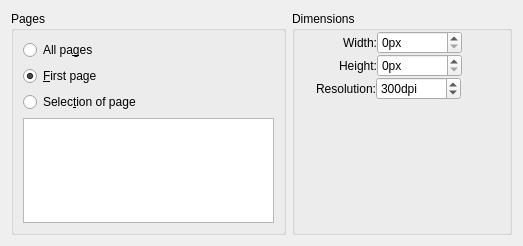
<?xml version="1.0" encoding="utf-8"?>
<ui version="4.0">
 <author>
    SPDX-FileCopyrightText: none
    SPDX-License-Identifier: GPL-3.0-or-later
  </author>
 <class>PDFImportWidgetBase</class>
 <widget class="QWidget" name="PDFImportWidgetBase">
  <property name="geometry">
   <rect>
    <x>0</x>
    <y>0</y>
    <width>523</width>
    <height>246</height>
   </rect>
  </property>
  <property name="windowTitle">
   <string>PDFImportWidget</string>
  </property>
  <layout class="QHBoxLayout">
   <item>
    <widget class="QGroupBox" name="buttonGroup1">
     <property name="title">
      <string>Pages</string>
     </property>
     <layout class="QVBoxLayout">
      <item>
       <widget class="QRadioButton" name="boolAllPages">
        <property name="text">
         <string>All pa&amp;ges</string>
        </property>
       </widget>
      </item>
      <item>
       <widget class="QRadioButton" name="boolFirstPage">
        <property name="text">
         <string>&amp;First page</string>
        </property>
        <property name="checked">
         <bool>true</bool>
        </property>
       </widget>
      </item>
      <item>
       <widget class="QRadioButton" name="boolSelectionPage">
        <property name="text">
         <string>Selec&amp;tion of page</string>
        </property>
       </widget>
      </item>
      <item>
       <widget class="QListWidget" name="listPages">
        <property name="selectionMode">
         <enum>QAbstractItemView::MultiSelection</enum>
        </property>
       </widget>
      </item>
     </layout>
    </widget>
   </item>
   <item>
    <widget class="QGroupBox" name="groupBox1">
     <property name="title">
      <string>Dimensions</string>
     </property>
     <property name="flat">
      <bool>false</bool>
     </property>
     <layout class="QGridLayout">
      <property name="leftMargin">
       <number>0</number>
      </property>
      <property name="topMargin">
       <number>0</number>
      </property>
      <property name="rightMargin">
       <number>0</number>
      </property>
      <property name="bottomMargin">
       <number>0</number>
      </property>
      <property name="spacing">
       <number>0</number>
      </property>
      <item column="0" row="3">
       <spacer>
        <property name="orientation">
         <enum>Qt::Vertical</enum>
        </property>
        <property name="sizeHint" stdset="0">
         <size>
          <width>20</width>
          <height>40</height>
         </size>
        </property>
       </spacer>
      </item>
      <item column="0" row="1">
       <layout class="QHBoxLayout">
        <property name="leftMargin">
         <number>0</number>
        </property>
        <property name="topMargin">
         <number>0</number>
        </property>
        <property name="rightMargin">
         <number>0</number>
        </property>
        <property name="bottomMargin">
         <number>0</number>
        </property>
        <item>
         <spacer>
          <property name="orientation">
           <enum>Qt::Horizontal</enum>
          </property>
          <property name="sizeType">
           <enum>QSizePolicy::Fixed</enum>
          </property>
          <property name="sizeHint" stdset="0">
           <size>
            <width>44</width>
            <height>20</height>
           </size>
          </property>
         </spacer>
        </item>
        <item>
         <layout class="QGridLayout">
          <property name="leftMargin">
           <number>0</number>
          </property>
          <property name="topMargin">
           <number>0</number>
          </property>
          <property name="rightMargin">
           <number>0</number>
          </property>
          <property name="bottomMargin">
           <number>0</number>
          </property>
          <item column="1" row="1">
           <widget class="KisIntParseSpinBox" name="intHeight">
            <property name="sizePolicy">
             <sizepolicy hsizetype="Fixed" vsizetype="Fixed">
              <horstretch>0</horstretch>
              <verstretch>0</verstretch>
             </sizepolicy>
            </property>
            <property name="minimumSize">
             <size>
              <width>85</width>
              <height>0</height>
             </size>
            </property>
            <property name="suffix">
             <string>px</string>
            </property>
            <property name="maximum">
             <number>99999</number>
            </property>
           </widget>
          </item>
          <item column="0" row="0">
           <widget class="QLabel" name="intWidthzqffs">
            <property name="text">
             <string>Width:</string>
            </property>
            <property name="alignment">
             <set>Qt::AlignRight|Qt::AlignTrailing|Qt::AlignVCenter</set>
            </property>
           </widget>
          </item>
          <item column="1" row="0">
           <widget class="KisIntParseSpinBox" name="intWidth">
            <property name="sizePolicy">
             <sizepolicy hsizetype="Fixed" vsizetype="Fixed">
              <horstretch>0</horstretch>
              <verstretch>0</verstretch>
             </sizepolicy>
            </property>
            <property name="minimumSize">
             <size>
              <width>85</width>
              <height>0</height>
             </size>
            </property>
            <property name="suffix">
             <string>px</string>
            </property>
            <property name="maximum">
             <number>99999</number>
            </property>
           </widget>
          </item>
          <item column="0" row="1">
           <widget class="QLabel" name="intHeightqsdfq">
            <property name="text">
             <string>Height:</string>
            </property>
            <property name="alignment">
             <set>Qt::AlignRight|Qt::AlignTrailing|Qt::AlignVCenter</set>
            </property>
           </widget>
          </item>
         </layout>
        </item>
        <item>
         <widget class="KoAspectButton" name="pixelAspectRatioBtn" native="true">
          <property name="sizePolicy">
           <sizepolicy hsizetype="Preferred" vsizetype="Preferred">
            <horstretch>0</horstretch>
            <verstretch>0</verstretch>
           </sizepolicy>
          </property>
          <property name="minimumSize">
           <size>
            <width>0</width>
            <height>0</height>
           </size>
          </property>
          <property name="text" stdset="0">
           <string/>
          </property>
         </widget>
        </item>
        <item>
         <spacer>
          <property name="orientation">
           <enum>Qt::Horizontal</enum>
          </property>
          <property name="sizeType">
           <enum>QSizePolicy::Expanding</enum>
          </property>
          <property name="sizeHint" stdset="0">
           <size>
            <width>51</width>
            <height>20</height>
           </size>
          </property>
         </spacer>
        </item>
       </layout>
      </item>
      <item column="0" row="2">
       <layout class="QHBoxLayout">
        <property name="leftMargin">
         <number>0</number>
        </property>
        <property name="topMargin">
         <number>0</number>
        </property>
        <property name="rightMargin">
         <number>0</number>
        </property>
        <property name="bottomMargin">
         <number>0</number>
        </property>
        <item>
         <spacer>
          <property name="orientation">
           <enum>Qt::Horizontal</enum>
          </property>
          <property name="sizeType">
           <enum>QSizePolicy::Fixed</enum>
          </property>
          <property name="sizeHint" stdset="0">
           <size>
            <width>21</width>
            <height>20</height>
           </size>
          </property>
         </spacer>
        </item>
        <item>
         <layout class="QGridLayout">
          <property name="leftMargin">
           <number>0</number>
          </property>
          <property name="topMargin">
           <number>0</number>
          </property>
          <property name="rightMargin">
           <number>0</number>
          </property>
          <property name="bottomMargin">
           <number>0</number>
          </property>
          <item column="1" row="0">
           <widget class="KisIntParseSpinBox" name="intResolution">
            <property name="sizePolicy">
             <sizepolicy hsizetype="Fixed" vsizetype="Fixed">
              <horstretch>0</horstretch>
              <verstretch>0</verstretch>
             </sizepolicy>
            </property>
            <property name="minimumSize">
             <size>
              <width>85</width>
              <height>0</height>
             </size>
            </property>
            <property name="suffix">
             <string>dpi</string>
            </property>
            <property name="minimum">
             <number>1</number>
            </property>
            <property name="maximum">
             <number>3200</number>
            </property>
            <property name="value">
             <number>300</number>
            </property>
           </widget>
          </item>
          <item column="0" row="0">
           <widget class="QLabel" name="textLabel5">
            <property name="text">
             <string comment="horizontal resolution">Resolution:</string>
            </property>
            <property name="alignment">
             <set>Qt::AlignRight|Qt::AlignTrailing|Qt::AlignVCenter</set>
            </property>
           </widget>
          </item>
          <item column="2" row="0">
           <spacer name="horizontalSpacer">
            <property name="orientation">
             <enum>Qt::Horizontal</enum>
            </property>
            <property name="sizeType">
             <enum>QSizePolicy::Expanding</enum>
            </property>
            <property name="sizeHint" stdset="0">
             <size>
              <width>51</width>
              <height>20</height>
             </size>
            </property>
           </spacer>
          </item>
         </layout>
        </item>
       </layout>
      </item>
     </layout>
    </widget>
   </item>
  </layout>
 </widget>
 <customwidgets>
  <customwidget>
   <class>KoAspectButton</class>
   <extends>QWidget</extends>
   <header>KoAspectButton.h</header>
   <container>1</container>
  </customwidget>
  <customwidget>
   <class>KisIntParseSpinBox</class>
   <extends>QSpinBox</extends>
   <header>kis_int_parse_spin_box.h</header>
  </customwidget>
 </customwidgets>
 <tabstops>
  <tabstop>boolAllPages</tabstop>
  <tabstop>boolFirstPage</tabstop>
  <tabstop>boolSelectionPage</tabstop>
  <tabstop>listPages</tabstop>
  <tabstop>intResolution</tabstop>
  <tabstop>intWidth</tabstop>
  <tabstop>intHeight</tabstop>
 </tabstops>
 <resources/>
 <connections/>
</ui>
